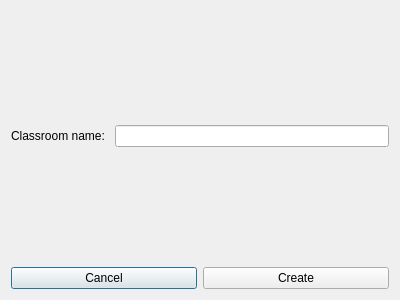
<?xml version="1.0" encoding="UTF-8"?>
<ui version="4.0">
 <class>CreateClassroomDialog</class>
 <widget class="QDialog" name="CreateClassroomDialog">
  <property name="geometry">
   <rect>
    <x>0</x>
    <y>0</y>
    <width>400</width>
    <height>300</height>
   </rect>
  </property>
  <property name="windowTitle">
   <string>Dialog</string>
  </property>
  <layout class="QVBoxLayout" name="verticalLayout">
   <item>
    <layout class="QHBoxLayout" name="horizontalLayout">
     <item>
      <widget class="QLabel" name="label_classroom_name">
       <property name="sizePolicy">
        <sizepolicy hsizetype="Preferred" vsizetype="Expanding">
         <horstretch>0</horstretch>
         <verstretch>0</verstretch>
        </sizepolicy>
       </property>
       <property name="text">
        <string>Classroom name: </string>
       </property>
      </widget>
     </item>
     <item>
      <widget class="QLineEdit" name="lineEdit_classroom_name"/>
     </item>
    </layout>
   </item>
   <item>
    <layout class="QHBoxLayout" name="horizontalLayout_2">
     <item>
      <widget class="QPushButton" name="pushButton_cancel">
       <property name="text">
        <string>Cancel</string>
       </property>
      </widget>
     </item>
     <item>
      <widget class="QPushButton" name="pushButton_create">
       <property name="text">
        <string>Create</string>
       </property>
      </widget>
     </item>
    </layout>
   </item>
  </layout>
 </widget>
 <resources/>
 <connections/>
</ui>
